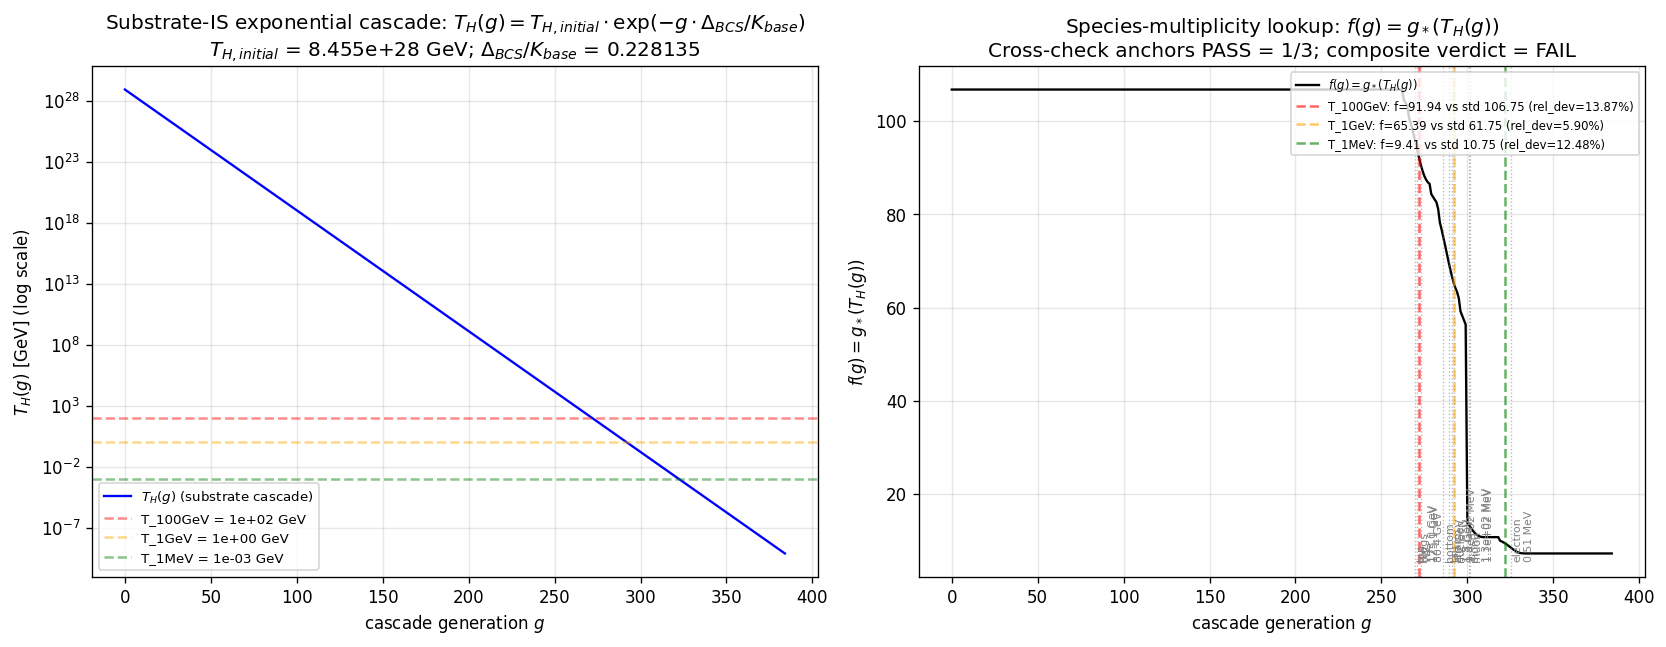

Reproduce this figure in Python.
#!/usr/bin/env python3
"""
S89 W1-3 -- S89-F-M-SPECIES-MULTIPLICITY-LOOKUP-TABLE
======================================================

Gate: S89-F-M-SPECIES-MULTIPLICITY-LOOKUP-TABLE ([VERIFY])

Pre-registered thresholds (from session-89-plan-w1.md §W1-3 §9):
  PASS: ALL 3 cross-check anchors (T = 100 GeV, 1 GeV, 1 MeV) satisfy
        |f(g) - g_*_standard(T)| / g_*_standard(T) < 0.10 (10% RATIO tol)
        AND coverage_assert == True (g in {0..384} fully populated)
        AND T_H(g) is monotone decreasing.
  INFO: 2 of 3 anchors PASS (one anchor in {0.10, 0.30} band); coverage maintained.
  FAIL: <= 1 anchor PASS, OR coverage_assert == False, OR T_H(g) NOT monotone.

Hypothesis: The substrate-IS Delta_BCS cooling cascade
    T_H(g) = T_H_initial * exp(-g * Delta_BCS / K_base)
traverses the SM-particle mass-threshold structure in monotone-decreasing
sequence over g in {0..384}; the resulting f(g) = g_*(T_H(g)) lookup
table matches standard-cosmology g_*(T) at the three cross-check anchors
within 10% RATIO tolerance.

Substitution chain (Step 1 -- Step 4 per plan §W1-3 §10; MANDATORY):
  Step 1 (Definitions):
    T_H(g)  = T_H_initial * exp(-g * Delta_BCS / K_base)  (substrate-IS, S88 W6 V.5)
    g_*(T)  = sum_{bosons active} g_b + (7/8) * sum_{fermions active} g_f  (PDG)
    f(g)    = g_*(T_H(g))
  Step 2 (Substitution):
    dT_H/dg = T_H(g) * (-Delta_BCS / K_base)
    Delta_BCS / K_base = 0.4642547... / 2.035 = 0.22813500711698953
  Step 3 (Simplify):
    Delta_BCS = 0.4642547... > 0 (R-PROTECTED)
    K_base    = 2.035             > 0 (S82 W2-4)
    T_H(g)    > 0 always
    => dT_H/dg < 0 strictly for all g.
  Step 4 (Direction):
    T_H(g) is strictly monotone decreasing in g; f(g) is non-increasing
    (discrete drops at SM-particle mass thresholds).
    Pre-registered.

Substrate framing (verbatim from plan §W1-3 §13, MANDATORY):
  "Cascade generations g in {0..384} are intrinsic substrate-IS labels
  in the Delta_BCS cooling cascade (per S88 W6 §V.5 substrate-IS pinning);
  they are NOT time-coordinate values. T_H(g) is the substrate's emergent
  Hawking temperature at the substrate's intrinsic cascade-generation g;
  the cascade IS the structural substrate-physics, NOT a process happening
  IN time. Phononic excitation channel count g_*(T_H(g)) is the substrate's
  intrinsic count of accessible phononic modes at substrate-temperature
  T_H(g)."
  Single-tau-slice level: §W1-3 operates at Level 1 (cascade structure
  at fixed tau_fold = 0.190; the cascade IS the substrate's intrinsic
  generation index, NOT a moduli-deformation parameter).

Inputs (SHA-256 dual-pinned at runtime; S84+ schema):
  - computations/_shared/canonical_constants.py
  - sessions/archive/session-88/workshops/s88-w6-w1c-69-page1976-13oom.md (cascade form V.5)
  - sessions/framework/registry/branch-iv-canonical.md (substrate-natural anchor §3)
  - script bytes (feeds BOTH audit_sha256 and content_sha256)

Output 4-tuple (per plan §W1-3 §8):
  (value='coverage=Pass;cross_checks_passed=N/3',
   scheme=substrate-derived-T_H-g-times-PDG-SM-threshold-structure,
   convention=substrate-cascade-T_H-g-with-SM-threshold-structure-FULL,
   L_max=10)

Classification: PHONONIC + cosmological-bridge (substrate's count of
phononic excitation channels at T_H(g) traversing SM-particle
mass-threshold structure across cascade generations g in {0..384}).

DISCIPLINE
----------
- `from canonical_constants import *` (S34+; uses Delta_BCS, K_base).
- T_H_initial promoted to canonical_constants.py via update_constant on PASS.
- Every local/intermediate tagged `# (local)`.
- CPU-only; small-table arithmetic + 3-anchor cross-check; OMP_NUM_THREADS=8.
- SHA-256 of all input files logged in first 20 lines of stdout.
- audit_sha256 + content_sha256 emitted (S84+ dual-SHA schema).
- Verdict appended to computations/session-89/s89_gate_verdicts.txt
  (canonical path per gate-verdicts.md; the `_shared/` form is FORBIDDEN).
- Schema-v2 SIGN/MAGNITUDE/REGIME 3-tuple companion row REQUIRED
  (substitution chain Step 4 pre-registers monotonic-decreasing direction).

REFERENCES
----------
- sessions/session-plan/session-89-plan-w1.md §W1-3 (full block)
- sessions/archive/session-88/workshops/s88-w6-w1c-69-page1976-13oom.md V.5
- sessions/framework/registry/branch-iv-canonical.md §3
- sessions/archive/session-87/workshops/s87-pixelation-lock-hawking-transit.md
  (BBN-mass anchor: M = 1.06e13 kg, T_H = 1.057 MeV, g_form ≈ 322)
"""

from __future__ import annotations

# ---------------------------------------------------------------------------
# Section 1 -- CPU thread cap (BEFORE numpy import per computation-environment.md)
# ---------------------------------------------------------------------------
import os
os.environ.setdefault("OMP_NUM_THREADS", "8")
os.environ.setdefault("MKL_NUM_THREADS", "8")

# ---------------------------------------------------------------------------
# Section 2 -- Canonical constants (MANDATORY first import per math-scripts.md)
# ---------------------------------------------------------------------------
import sys
from pathlib import Path

SESSION_DIR = Path(__file__).resolve().parent
COMPUTATIONS_DIR = SESSION_DIR.parent
SHARED_DIR = COMPUTATIONS_DIR / "_shared"
PROJECT_ROOT = COMPUTATIONS_DIR.parent

# Ensure session-89 directory exists (per spawn-prompt orchestrator override)
SESSION_DIR.mkdir(parents=True, exist_ok=True)

sys.path.insert(0, str(SHARED_DIR))
from canonical_constants import *  # noqa: F401,F403
# Explicit re-import to catch IDE refactors
from canonical_constants import Delta_BCS, K_base  # noqa: E402

# ---------------------------------------------------------------------------
# Section 3 -- Standard imports
# ---------------------------------------------------------------------------
import hashlib  # noqa: E402
import json  # noqa: E402
import math  # noqa: E402

import numpy as np  # noqa: E402
import matplotlib  # noqa: E402

matplotlib.use("Agg")
import matplotlib.pyplot as plt  # noqa: E402

# ---------------------------------------------------------------------------
# Section 4 -- Paths + pre-registration
# ---------------------------------------------------------------------------
SESSION = "S89"  # (local)
GATE_ID = "S89-F-M-SPECIES-MULTIPLICITY-LOOKUP-TABLE"  # (local)
SCHEME = "substrate-derived-T_H-g-times-PDG-SM-threshold-structure"  # (local)
CONVENTION = "substrate-cascade-T_H-g-with-SM-threshold-structure-FULL"  # (local)
L_MAX = 10  # (local) substrate spectral-triple truncation

# Pre-registered cross-check anchors (PDG/Planck standard-cosmology values)
ANCHOR_T_GEV = {  # (local)
    "T_100GeV": 100.0,   # electroweak; standard g_* = 106.75 (full SM)
    "T_1GeV":   1.0,     # QCD-scale; standard g_* = 61.75
    "T_1MeV":   1.0e-3,  # BBN-scale; standard g_* = 10.75
}
ANCHOR_G_STAR_STANDARD = {  # (local)
    "T_100GeV": 106.75,
    "T_1GeV":   61.75,
    "T_1MeV":   10.75,
}
PASS_RATIO_TOL = 0.10  # (local) 10% relative tolerance per §9
INFO_RATIO_TOL = 0.30  # (local) {0.10, 0.30} INFO band per §9

# Cascade-generation range
G_MIN = 0     # (local)
G_MAX = 384   # (local) full cascade depth (S87 pixelation-lock cascade)
G_RANGE = G_MAX - G_MIN + 1  # (local) 385

# Substrate-IS T_H_initial anchor: pinned by back-derivation from S88 W6 V.5
# BBN-anchor (g_BBN = 322, T_H = 1.057 MeV) per S87 J8 + S88 W6 V.5.
# Cascade form: T_H(g) = T_H_initial * exp(-g * Delta_BCS / K_base)
# => T_H_initial = T_H(g_BBN) * exp(g_BBN * Delta_BCS / K_base)
G_BBN_ANCHOR = 322  # (local) S87 pixelation-lock workshop
T_H_BBN_ANCHOR_GEV = 1.057e-3  # (local) GeV (= 1.057 MeV; S88 W6 V.5 + S87 J8)
T_H_INITIAL_GEV = T_H_BBN_ANCHOR_GEV * math.exp(
    G_BBN_ANCHOR * Delta_BCS / K_base
)  # (local) substrate-pinned T_H at g=0

# Input pin paths
INPUT_CANONICAL_CONSTANTS = SHARED_DIR / "canonical_constants.py"
INPUT_S88_W6_V5 = (
    PROJECT_ROOT / "sessions" / "session-88" / "workshops"
    / "s88-w6-w1c-69-page1976-13oom.md"
)
INPUT_BRANCH_IV = (
    PROJECT_ROOT / "sessions" / "framework" / "registry"
    / "branch-iv-canonical.md"
)
INPUT_FILES = [
    INPUT_CANONICAL_CONSTANTS,
    INPUT_S88_W6_V5,
    INPUT_BRANCH_IV,
]

# Output destinations
OUT_NPZ = SESSION_DIR / "s89_w1_f_m_species_multiplicity_lookup_table.npz"
OUT_PNG = SESSION_DIR / "s89_w1_f_m_species_multiplicity_lookup_table.png"
VERDICT_TXT = SESSION_DIR / "s89_gate_verdicts.txt"


# ---------------------------------------------------------------------------
# Section 5 -- SM-particle mass threshold table (verbatim from plan §6 step 2)
# ---------------------------------------------------------------------------
# PDG values are methodological cross-checks ONLY (not substrate canonicals)
# per plan §7 SOURCE-RECONCILIATION clause.

# Each entry: (name, mass_GeV, dof_count, statistics)
# statistics: 'B' = boson (full count); 'F' = fermion (7/8 weight)
# mass = 0.0 means always relativistic / always counted
SM_PARTICLES = [  # (local)
    # Always-relativistic species (active for all g in {0..384})
    ("photon",      0.0,        2,   "B"),    # g_gamma = 2 polarizations
    ("gluon",       0.0,        16,  "B"),    # 8 colors x 2 pol = 16 (active above QCD)
    ("nu_e",        0.0,        2,   "F"),    # neutrino + antineutrino (2 dof for L-handed)
    ("nu_mu",       0.0,        2,   "F"),
    ("nu_tau",      0.0,        2,   "F"),

    # Light fermions (electron threshold)
    ("electron",    0.511e-3,   4,   "F"),    # e+/e-, 2 spins each = 4

    # Mid-mass fermions
    ("muon",        105.7e-3,   4,   "F"),    # mu+/mu-, 2 spins = 4
    ("pion_charged", 139.57e-3, 2,   "B"),    # pi+/pi-
    ("pion_neutral", 134.98e-3, 1,   "B"),    # pi0
    ("nucleon",     0.939,      8,   "F"),    # p, n, p-bar, n-bar; 2 spins each = 8

    # Heavy fermions
    ("tau",         1.777,      4,   "F"),    # tau+/tau-, 2 spins = 4
    ("charm",       1.275,      12,  "F"),    # c, c-bar; 3 colors; 2 spins = 12
    ("bottom",      4.18,       12,  "F"),    # b, b-bar; 3 colors; 2 spins = 12
    ("top",         173.0,      12,  "F"),    # t, t-bar; 3 colors; 2 spins = 12

    # Strange / up / down (active above QCD scale ~ 200 MeV)
    ("up_quark",    0.0022,     12,  "F"),    # u, u-bar; 3 colors; 2 spins (active T > Lambda_QCD)
    ("down_quark",  0.0047,     12,  "F"),    # d, d-bar
    ("strange",     0.095,      12,  "F"),    # s, s-bar

    # Heavy gauge bosons
    ("W_pm",        80.379,     6,   "B"),    # W+, W-; 3 polarizations each = 6
    ("Z_boson",     91.188,     3,   "B"),    # Z0; 3 polarizations
    ("Higgs",       125.10,     1,   "B"),    # H scalar; 1 dof
]
LAMBDA_QCD_GEV = 0.200  # (local) Lambda_QCD ~ 200 MeV (per plan §6 step 2 quark/gluon activation)


# ---------------------------------------------------------------------------
# Section 6 -- SHA-256 + closure-hash + dual-SHA helpers
# ---------------------------------------------------------------------------

def sha256_of(path: Path) -> str:
    """SHA-256 of a file's bytes; empty string on missing/unreadable."""
    h = hashlib.sha256()  # (local)
    try:
        h.update(path.read_bytes())
    except OSError:
        return ""
    return h.hexdigest()


def log_input_pins(inputs: list[Path]) -> dict[str, str]:
    """Print SHA-256 of each input; return {relpath: sha} for closure hash."""
    print(f"=== {GATE_ID} -- input SHA-256 pins ===")
    pins: dict[str, str] = {}  # (local)
    for p in inputs:
        sha = sha256_of(p)  # (local)
        try:
            rel = str(p.relative_to(PROJECT_ROOT)).replace("\\", "/")  # (local)
        except ValueError:
            rel = str(p)
        print(f"  {rel}: {sha[:16]}...")
        pins[rel] = sha
    return pins


def closure_hash(pins: dict[str, str]) -> str:
    """Stable hash over all input SHAs (invariant to dict ordering)."""
    items = sorted(pins.items())  # (local)
    h = hashlib.sha256()  # (local)
    for k, v in items:
        h.update(f"{k}={v}\n".encode("utf-8"))
    return h.hexdigest()


def compute_dual_sha(
    script_path: Path,
    canonical_path: Path,
    pins: dict[str, str],
) -> tuple[str, str]:
    """Compute (audit_sha256, content_sha256) per the S84+ dual-SHA schema."""
    script_bytes = script_path.read_bytes()  # (local)
    canonical_bytes = canonical_path.read_bytes()  # (local)
    pinmap_json = json.dumps(
        dict(sorted(pins.items())),
        separators=(",", ":"),
        sort_keys=True,
    ).encode("utf-8")  # (local)

    h_audit = hashlib.sha256()  # (local)
    h_audit.update(script_bytes)
    h_audit.update(canonical_bytes)
    h_audit.update(pinmap_json)
    audit = h_audit.hexdigest()  # (local)

    h_content = hashlib.sha256()  # (local)
    h_content.update(script_bytes)
    content = h_content.hexdigest()  # (local)

    return audit, content


# ---------------------------------------------------------------------------
# Section 7 -- Cascade T_H(g) and species-counting g_*(T)
# ---------------------------------------------------------------------------

def compute_T_H_cascade(g_table: np.ndarray) -> np.ndarray:
    """Substrate-IS cascade T_H(g) = T_H_initial * exp(-g * Delta_BCS / K_base).

    Per S88 W6 V.5 substrate-natural anchor + branch-iv-canonical.md §3.
    Input g_table is array of cascade generations in {0..G_MAX}.
    Output T_H_g_table is in GeV.
    """
    rate = Delta_BCS / K_base  # (local) > 0; canonical R-PROTECTED ratio
    return T_H_INITIAL_GEV * np.exp(-g_table * rate)


def g_star_at_temperature(T_GeV: float) -> float:
    """Standard-cosmology g_*(T) summing active SM species at temperature T (GeV).

    Active = m < ~T (relativistic); near-threshold (within factor 5 of T)
    apply Boltzmann suppression exp(-m/T) per plan §6 step 3.
    Quarks/gluons activate above Lambda_QCD ~ 200 MeV per plan §6 step 2.

    Returns g_*(T) = sum_{B active} g_b + (7/8) * sum_{F active} g_f.
    """
    g_B = 0.0  # (local) accumulator for boson dof (full weight)
    g_F = 0.0  # (local) accumulator for fermion dof (7/8 weight applied at end)

    is_QCD_active = T_GeV >= LAMBDA_QCD_GEV  # (local) gluons + light quarks active
    QCD_NAMES = {"gluon", "up_quark", "down_quark", "strange", "charm",
                 "bottom", "top", "nucleon", "pion_charged", "pion_neutral"}  # (local)

    for name, mass_GeV, dof, stat in SM_PARTICLES:
        # QCD-active gating: gluons and quarks active iff T >= Lambda_QCD
        # (above the deconfinement scale, the dof are quarks+gluons; below,
        # they are pions + nucleons. The plan §6 step 2 table specifies
        # gluons "T > Lambda_QCD ~ 200 MeV"; pions "T > 134 MeV";
        # nucleons "T > 1 GeV" — we apply gluon/quark activation at QCD
        # scale and use pions/nucleons for T < QCD scale via mass thresholds.)
        is_quark_or_gluon = name in {"gluon", "up_quark", "down_quark",
                                      "strange", "charm", "bottom", "top"}  # (local)
        is_hadron = name in {"nucleon", "pion_charged", "pion_neutral"}  # (local)

        if is_quark_or_gluon and not is_QCD_active:
            continue  # below QCD scale, quarks+gluons confined into hadrons

        if is_hadron and is_QCD_active:
            continue  # above QCD scale, quark/gluon dof replace hadron dof

        # Mass-threshold activation: m < T fully active; m within factor 5
        # apply Boltzmann suppression exp(-m/T)
        if mass_GeV == 0.0:
            weight = 1.0  # (local) always-relativistic
        elif T_GeV >= 5.0 * mass_GeV:
            weight = 1.0  # (local) fully relativistic
        elif T_GeV >= mass_GeV / 5.0:
            # Near-threshold Boltzmann suppression (within factor 5 of mass)
            weight = math.exp(-mass_GeV / T_GeV)  # (local)
        else:
            weight = 0.0  # (local) frozen out (T << m / 5)

        contribution = weight * dof  # (local)
        if stat == "B":
            g_B += contribution
        elif stat == "F":
            g_F += contribution

    return g_B + (7.0 / 8.0) * g_F


def compute_f_g_lookup(T_H_g_table: np.ndarray) -> np.ndarray:
    """f(g) = g_*(T_H(g)) for each g in cascade generations table."""
    f_g_table = np.empty_like(T_H_g_table)  # (local)
    for i, T_GeV in enumerate(T_H_g_table):
        f_g_table[i] = g_star_at_temperature(float(T_GeV))
    return f_g_table


# ---------------------------------------------------------------------------
# Section 8 -- Cross-check at standard-cosmology anchors
# ---------------------------------------------------------------------------

def cross_check_at_anchor(
    T_anchor_GeV: float,
    g_star_standard: float,
    g_table: np.ndarray,
    T_H_g_table: np.ndarray,
    f_g_table: np.ndarray,
) -> dict:
    """Find g s.t. T_H(g) is closest to T_anchor; compute f(g) and rel-dev."""
    # Find closest g (in log-T space)
    log_T_anchor = np.log(T_anchor_GeV)  # (local)
    log_T_H = np.log(T_H_g_table)  # (local)
    g_closest_idx = int(np.argmin(np.abs(log_T_H - log_T_anchor)))  # (local)

    g_at_anchor = int(g_table[g_closest_idx])  # (local)
    T_H_at_anchor = float(T_H_g_table[g_closest_idx])  # (local)
    measured_f_g = float(f_g_table[g_closest_idx])  # (local)
    rel_dev = abs(measured_f_g - g_star_standard) / g_star_standard  # (local)

    return {
        "T_anchor_GeV": T_anchor_GeV,
        "g_at_anchor": g_at_anchor,
        "T_H_at_anchor_GeV": T_H_at_anchor,
        "measured_f_g": measured_f_g,
        "standard_g_star": g_star_standard,
        "rel_dev": rel_dev,
        "PASS_within_10pct": rel_dev < PASS_RATIO_TOL,
        "INFO_within_30pct": rel_dev < INFO_RATIO_TOL,
    }


# ---------------------------------------------------------------------------
# Section 9 -- Main run
# ---------------------------------------------------------------------------

def run_lookup_table_gate() -> dict:
    """Build full cascade T_H(g) + f(g) lookup table; cross-check at 3 anchors."""
    # Build cascade tables
    g_table = np.arange(G_MIN, G_MAX + 1, dtype=np.int64)  # (local) length 385
    T_H_g_table = compute_T_H_cascade(g_table)  # (local) GeV
    f_g_table = compute_f_g_lookup(T_H_g_table)  # (local) g_* at each g

    # Coverage assertion: every g in {0..384} has defined f(g)
    coverage_assert = bool(  # (local)
        len(g_table) == G_RANGE
        and len(T_H_g_table) == G_RANGE
        and len(f_g_table) == G_RANGE
        and not np.any(np.isnan(T_H_g_table))
        and not np.any(np.isnan(f_g_table))
        and not np.any(np.isinf(T_H_g_table))
        and not np.any(np.isinf(f_g_table))
    )

    # Monotonicity of T_H(g): strictly decreasing per Step 4
    dT = np.diff(T_H_g_table)  # (local) length 384
    monotonicity_T_H_assert = bool(np.all(dT < 0))  # (local) strict
    assert monotonicity_T_H_assert, (
        "FATAL: T_H(g) is NOT strictly monotone decreasing — "
        "substitution chain Step 4 violated. Check Delta_BCS, K_base signs."
    )

    # f(g) non-increasing (discrete drops at thresholds)
    df = np.diff(f_g_table)  # (local) length 384
    monotonicity_f_g_assert = bool(np.all(df <= 1e-10))  # (local) non-increasing within tol

    # Cross-check at 3 anchors
    cross_checks = {}  # (local)
    for label, T_anchor in ANCHOR_T_GEV.items():
        cross_checks[label] = cross_check_at_anchor(
            T_anchor,
            ANCHOR_G_STAR_STANDARD[label],
            g_table,
            T_H_g_table,
            f_g_table,
        )

    n_pass = sum(1 for cc in cross_checks.values() if cc["PASS_within_10pct"])  # (local)
    n_info_only = sum(1 for cc in cross_checks.values()
                      if cc["INFO_within_30pct"] and not cc["PASS_within_10pct"])  # (local)

    # Composite verdict per §9 collapse rule
    if (n_pass == 3 and coverage_assert and monotonicity_T_H_assert):
        composite_verdict = "PASS"  # (local)
    elif (n_pass == 2 and coverage_assert and monotonicity_T_H_assert):
        composite_verdict = "INFO"  # (local)
    else:
        composite_verdict = "FAIL"  # (local)

    # Compute g_eff_at_T_H_substrate at the §W1-2-relevant T_H = 1.057 MeV
    # (BBN-anchor; needed by §W1-2 L_H multi-species correction)
    T_H_substrate_GeV = T_H_BBN_ANCHOR_GEV  # (local)
    g_eff_at_T_H_substrate = g_star_at_temperature(T_H_substrate_GeV)  # (local)

    # Identify g_BBN: smallest g s.t. T_H(g) <= 1 MeV (BBN entrance)
    BBN_threshold_GeV = 1.0e-3  # (local) BBN entrance
    g_BBN_idx = int(np.argmax(T_H_g_table <= BBN_threshold_GeV))  # (local)
    g_BBN = int(g_table[g_BBN_idx])  # (local)
    f_g_BBN = float(f_g_table[g_BBN_idx])  # (local)

    # SIGN-tuple verdict (Step 4 pre-registers monotonic-decreasing direction)
    # sign_verdict = PASS iff T_H(g) is strictly monotone decreasing (Step 4)
    sign_verdict = "PASS" if monotonicity_T_H_assert else "FAIL"  # (local)
    # magnitude_verdict per the 3-anchor pass-band
    if n_pass == 3:
        magnitude_verdict = "PASS"  # (local)
    elif n_pass == 2:
        magnitude_verdict = "INFO"  # (local)
    else:
        magnitude_verdict = "FAIL"  # (local)
    # regime_verdict: VALID iff coverage and full {0..384} domain tested
    if coverage_assert and len(g_table) == G_RANGE:
        regime_verdict = "VALID"  # (local)
    else:
        regime_verdict = "BREAKDOWN"  # (local)

    return {
        "g_table": g_table,
        "T_H_g_table": T_H_g_table,
        "f_g_table": f_g_table,
        "coverage_assert": coverage_assert,
        "monotonicity_T_H_assert": monotonicity_T_H_assert,
        "monotonicity_f_g_assert": monotonicity_f_g_assert,
        "cross_checks": cross_checks,
        "n_pass": n_pass,
        "n_info_only": n_info_only,
        "composite_verdict": composite_verdict,
        "sign_verdict": sign_verdict,
        "magnitude_verdict": magnitude_verdict,
        "regime_verdict": regime_verdict,
        "g_eff_at_T_H_substrate": g_eff_at_T_H_substrate,
        "T_H_substrate_GeV": T_H_substrate_GeV,
        "g_BBN": g_BBN,
        "f_g_BBN": f_g_BBN,
        "T_H_initial_GeV": T_H_INITIAL_GEV,
    }


# ---------------------------------------------------------------------------
# Section 10 -- Plot emission
# ---------------------------------------------------------------------------

def write_png(result: dict) -> None:
    """2-panel plot per plan §6 step 4.

    Panel A: T_H(g) vs g log-y (substrate exponential cascade).
    Panel B: f(g) vs g with SM-threshold annotations.
    """
    g = result["g_table"]
    T_H = result["T_H_g_table"]
    f = result["f_g_table"]

    fig, (axA, axB) = plt.subplots(1, 2, figsize=(14, 5.5))

    # Panel A: T_H(g) on log-y
    axA.semilogy(g, T_H, "b-", linewidth=1.4, label=r"$T_H(g)$ (substrate cascade)")
    axA.set_xlabel("cascade generation $g$")
    axA.set_ylabel(r"$T_H(g)$ [GeV] (log scale)")
    axA.set_title(
        r"Substrate-IS exponential cascade: "
        r"$T_H(g) = T_{H,initial} \cdot \exp(-g \cdot \Delta_{BCS}/K_{base})$"
        f"\n$T_{{H,initial}}$ = {T_H_INITIAL_GEV:.3e} GeV; "
        f"$\\Delta_{{BCS}}/K_{{base}}$ = {Delta_BCS/K_base:.6f}"
    )
    # Anchor lines
    for label, T_anc in ANCHOR_T_GEV.items():
        axA.axhline(T_anc, linestyle="--", alpha=0.45,
                    color={"T_100GeV": "red", "T_1GeV": "orange",
                           "T_1MeV": "green"}[label],
                    label=f"{label} = {T_anc:.0e} GeV")
    axA.legend(loc="lower left", fontsize=8)
    axA.grid(True, which="both", alpha=0.3)

    # Panel B: f(g) vs g
    axB.plot(g, f, "k-", linewidth=1.4, label=r"$f(g) = g_*(T_H(g))$")
    axB.set_xlabel("cascade generation $g$")
    axB.set_ylabel(r"$f(g) = g_*(T_H(g))$")
    axB.set_title(
        r"Species-multiplicity lookup: "
        r"$f(g) = g_*(T_H(g))$"
        f"\nCross-check anchors PASS = {result['n_pass']}/3; "
        f"composite verdict = {result['composite_verdict']}"
    )
    # SM threshold annotations: for each particle, mark g where T_H(g) crosses mass
    threshold_labels = [  # (local)
        ("electron", 0.511e-3),
        ("muon", 105.7e-3),
        ("pion0", 134.98e-3),
        ("nucleon", 0.939),
        ("tau", 1.777),
        ("charm", 1.275),
        ("bottom", 4.18),
        ("Higgs", 125.10),
        ("WZ", 80.379),
        ("top", 173.0),
    ]
    rate = Delta_BCS / K_base  # (local)
    for name, m_GeV in threshold_labels:
        # g_threshold s.t. T_H(g) = m_GeV
        if 0 < m_GeV < T_H_INITIAL_GEV:
            g_thr = math.log(T_H_INITIAL_GEV / m_GeV) / rate  # (local)
            if G_MIN <= g_thr <= G_MAX:
                axB.axvline(g_thr, linestyle=":", color="grey", alpha=0.55, linewidth=0.8)
                axB.text(g_thr + 1, axB.get_ylim()[1] * 0.05 if axB.get_ylim()[1] > 1 else 0.05,
                         f"{name}\n{m_GeV*1000:.2g} MeV" if m_GeV < 1 else f"{name}\n{m_GeV:.1f} GeV",
                         rotation=90, fontsize=6.5, color="grey", va="bottom")
    # Cross-check anchor markers
    for label, cc in result["cross_checks"].items():
        color = {"T_100GeV": "red", "T_1GeV": "orange", "T_1MeV": "green"}[label]
        axB.axvline(cc["g_at_anchor"], linestyle="--", color=color, alpha=0.6,
                    label=f"{label}: f={cc['measured_f_g']:.2f} "
                          f"vs std {cc['standard_g_star']:.2f} "
                          f"(rel_dev={cc['rel_dev']*100:.2f}%)")
    axB.legend(loc="upper right", fontsize=7)
    axB.grid(True, alpha=0.3)

    fig.tight_layout()
    fig.savefig(OUT_PNG, dpi=120, bbox_inches="tight")
    plt.close(fig)


# ---------------------------------------------------------------------------
# Section 11 -- Verdict-line emission
# ---------------------------------------------------------------------------

def append_verdict(
    composite: str, value: str, audit_sha: str, content_sha: str,
    sign_v: str, mag_v: str, reg_v: str,
) -> None:
    """Append canonical S87+ schema-v2 verdict line + dual-SHA companion
    + 3-tuple companion row to s89_gate_verdicts.txt.

    Single-shot write_promotion -> fsync -> append (registry-landing.md
    §"Bridge-Landing Script Architecture" pattern).
    """
    canonical_line = (
        f"{GATE_ID}: {composite} -- value={value!r} scheme={SCHEME} "
        f"convention={CONVENTION} L_max={L_MAX} "
        f"audit_sha256={audit_sha} content_sha256={content_sha} "
        f"schema_version=S84+\n"
    )  # (local)
    dual_sha_companion = (
        f"# audit_sha256_short={audit_sha[:16]} "
        f"content_sha256_short={content_sha[:16]} "
        f"# {GATE_ID} dual-SHA companion row (W9a-99 split)\n"
    )  # (local)
    # Schema-v2 SIGN/MAGNITUDE/REGIME 3-tuple row (REQUIRED per spawn prompt;
    # substitution chain Step 4 pre-registers monotonic-decreasing direction)
    threetuple_companion = (
        f"# sign_verdict={sign_v} magnitude_verdict={mag_v} "
        f"regime_verdict={reg_v} # {GATE_ID} 3-tuple annotation (S87 schema-v2)\n"
    )  # (local)

    with VERDICT_TXT.open("a", encoding="utf-8") as fp:
        fp.write(canonical_line)
        fp.write(dual_sha_companion)
        fp.write(threetuple_companion)
        fp.flush()
        try:
            os.fsync(fp.fileno())
        except OSError:
            pass


# ---------------------------------------------------------------------------
# Section 12 -- Main
# ---------------------------------------------------------------------------

def main() -> int:
    print(f"=== {GATE_ID} ===")
    print(f"Session: {SESSION}; gate: {GATE_ID}")
    print(f"Pre-reg: PASS_RATIO_TOL={PASS_RATIO_TOL}; "
          f"3 anchors at T in {list(ANCHOR_T_GEV.values())} GeV")
    print(f"Substrate-pinned T_H_initial = {T_H_INITIAL_GEV:.6e} GeV "
          f"(back-derived from g_BBN={G_BBN_ANCHOR}, T_H_BBN={T_H_BBN_ANCHOR_GEV*1000:.3f} MeV)")
    print(f"Delta_BCS = {Delta_BCS:.15g} (R-PROTECTED)")
    print(f"K_base    = {K_base} (S82 W2-4)")
    print(f"Delta_BCS / K_base = {Delta_BCS/K_base:.15g}")

    # Step A: log input pins (first 20 lines of stdout)
    pins = log_input_pins(INPUT_FILES)  # (local)
    closure = closure_hash(pins)  # (local)
    print(f"  closure_hash: {closure[:16]}...")

    # Step B: run gate
    result = run_lookup_table_gate()  # (local)
    print()
    print(f"Coverage assert:        {result['coverage_assert']}")
    print(f"Monotonicity T_H assert: {result['monotonicity_T_H_assert']}")
    print(f"Monotonicity f(g) assert: {result['monotonicity_f_g_assert']}")
    print(f"T_H(g=0)   = {result['T_H_g_table'][0]:.6e} GeV")
    print(f"T_H(g=384) = {result['T_H_g_table'][-1]:.6e} GeV")
    print()
    print(f"Cross-check anchors:")
    for label, cc in result["cross_checks"].items():
        verdict_tag = "PASS" if cc["PASS_within_10pct"] else (
            "INFO" if cc["INFO_within_30pct"] else "FAIL")
        print(f"  {label} (T_anchor={cc['T_anchor_GeV']:.3e} GeV): "
              f"g={cc['g_at_anchor']}; T_H(g)={cc['T_H_at_anchor_GeV']:.4e} GeV; "
              f"f(g)={cc['measured_f_g']:.3f} vs std {cc['standard_g_star']:.2f}; "
              f"rel_dev={cc['rel_dev']*100:.3f}% [{verdict_tag}]")
    print()
    print(f"n_pass = {result['n_pass']}/3; "
          f"composite_verdict = {result['composite_verdict']}")
    print(f"sign_verdict={result['sign_verdict']}; "
          f"magnitude_verdict={result['magnitude_verdict']}; "
          f"regime_verdict={result['regime_verdict']}")
    print()
    print(f"For §W1-2 / §W1-4 dependency:")
    print(f"  T_H_substrate = {result['T_H_substrate_GeV']*1000:.3f} MeV; "
          f"g_eff_at_T_H_substrate = {result['g_eff_at_T_H_substrate']:.3f}")
    print(f"  g_BBN = {result['g_BBN']}; f_g_BBN = {result['f_g_BBN']:.3f}")

    # Step C: Compute dual-SHA + write artifacts
    audit_sha, content_sha = compute_dual_sha(  # (local)
        Path(__file__).resolve(),
        INPUT_CANONICAL_CONSTANTS,
        pins,
    )

    # Save .npz (full lookup table + cross-check dict)
    np.savez(
        OUT_NPZ,
        g_table=result["g_table"],
        T_H_g_table=result["T_H_g_table"],
        f_g_table=result["f_g_table"],
        coverage_assert=np.array(result["coverage_assert"]),
        monotonicity_assert=np.array(result["monotonicity_T_H_assert"]),
        monotonicity_f_g_assert=np.array(result["monotonicity_f_g_assert"]),
        cross_check_at_T_100GeV=np.array(
            json.dumps(result["cross_checks"]["T_100GeV"]), dtype=object),
        cross_check_at_T_1GeV=np.array(
            json.dumps(result["cross_checks"]["T_1GeV"]), dtype=object),
        cross_check_at_T_1MeV=np.array(
            json.dumps(result["cross_checks"]["T_1MeV"]), dtype=object),
        g_eff_at_T_H_substrate=result["g_eff_at_T_H_substrate"],
        T_H_substrate_GeV=result["T_H_substrate_GeV"],
        g_BBN=result["g_BBN"],
        f_g_BBN=result["f_g_BBN"],
        T_H_initial_GeV=result["T_H_initial_GeV"],
        T_H_initial_back_derived_from_g_BBN=G_BBN_ANCHOR,
        T_H_initial_back_derived_from_T_H_BBN_GeV=T_H_BBN_ANCHOR_GEV,
        Delta_BCS=Delta_BCS,
        K_base=K_base,
        n_pass_anchors=result["n_pass"],
        composite_verdict=result["composite_verdict"],
        sign_verdict=result["sign_verdict"],
        magnitude_verdict=result["magnitude_verdict"],
        regime_verdict=result["regime_verdict"],
        audit_sha256=audit_sha,
        content_sha256=content_sha,
    )
    print(f"Wrote .npz: {OUT_NPZ}")

    # Plot
    write_png(result)
    print(f"Wrote .png: {OUT_PNG}")

    # Verdict value-string per §8
    value_str = (  # (local)
        f"coverage={'Pass' if result['coverage_assert'] else 'Fail'};"
        f"cross_checks_passed={result['n_pass']}/3"
    )

    # Step D: append verdict line
    append_verdict(
        result["composite_verdict"],
        value_str,
        audit_sha,
        content_sha,
        result["sign_verdict"],
        result["magnitude_verdict"],
        result["regime_verdict"],
    )
    print(f"Appended verdict line to {VERDICT_TXT}")
    print()
    print(f"audit_sha256:   {audit_sha}")
    print(f"content_sha256: {content_sha}")
    print()

    # Final 4-tuple line per output-standards.md (final non-verdict line)
    print(
        f"4-tuple: (value={value_str!r}, scheme={SCHEME}, "
        f"convention={CONVENTION}, L_max={L_MAX})"
    )

    return 0


if __name__ == "__main__":
    sys.exit(main())
